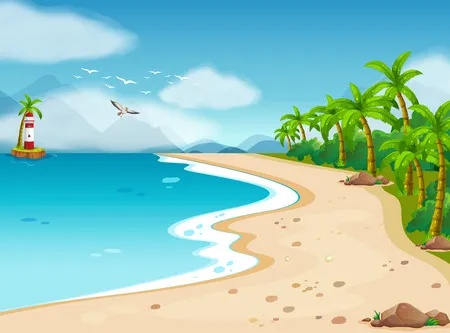
#> input picture images/beach.JPG, 450 x 333 px
$ python opencv_clrmsk.py images/beach.JPG
#> lines starting #> are read from the running program, lines starting #| are printed output that depends on the picture; after the words box and inside, x2 and y2 are one past the last pixel; in counts of white or black regions, pixels touching at a corner belong together
# import libraries and image
from sys import argv
import cv2
path = argv[1]
img = cv2.imread(path)
#> img is the input picture: shape (333, 450, 3); mean B, G, R 188.2, 199.7, 148.6
import matplotlib.pyplot as plt


# preprocess the image
# We comverd the image to rgb then to the HSV colorspace
rgb_img = cv2.cvtColor(img, cv2.COLOR_BGR2RGB)
hsv_img = cv2.cvtColor(rgb_img, cv2.COLOR_RGB2HSV)
#> hsv_img: shape (333, 450, 3); mean H, S, V 68.8, 119.3, 219.7

# define the color range to be detected
# This depends on the image we want to look at
light_blue = (90, 70, 50)
dark_blue = (128, 255, 255)
light_green = (40, 40, 40)
dark_green = (70, 255, 255)
mask = cv2.inRange(hsv_img, light_blue, dark_blue)
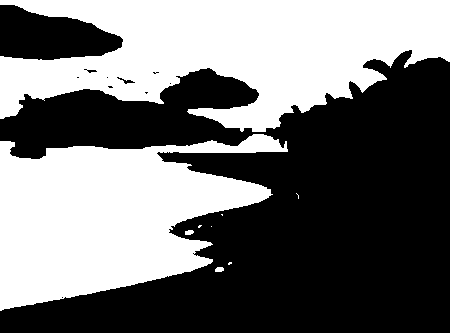
#> mask: shape (333, 450); 45.1% white; 9 white regions (5 under 20 px), largest, box (x1, y1, x2, y2) and area: (0, 0, 450, 132) 36740, (0, 134, 288, 311) 30697, (215, 267, 224, 272) 39, (185, 230, 194, 235) 37
# mask = cv2.inRange(hsv_img, light_green, dark_green)

# apply to the mask
result = cv2.bitwise_and(img, img, mask=mask)
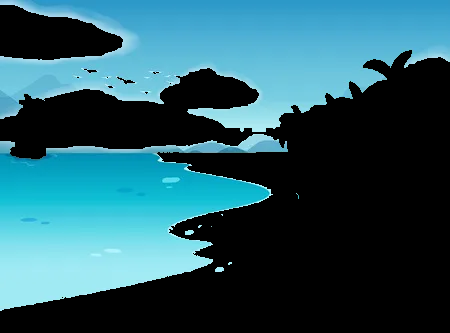
#> result: shape (333, 450, 3); mean B, G, R 98.1, 86.6, 39.4

imgplot = plt.imshow(result)
plt.show()
